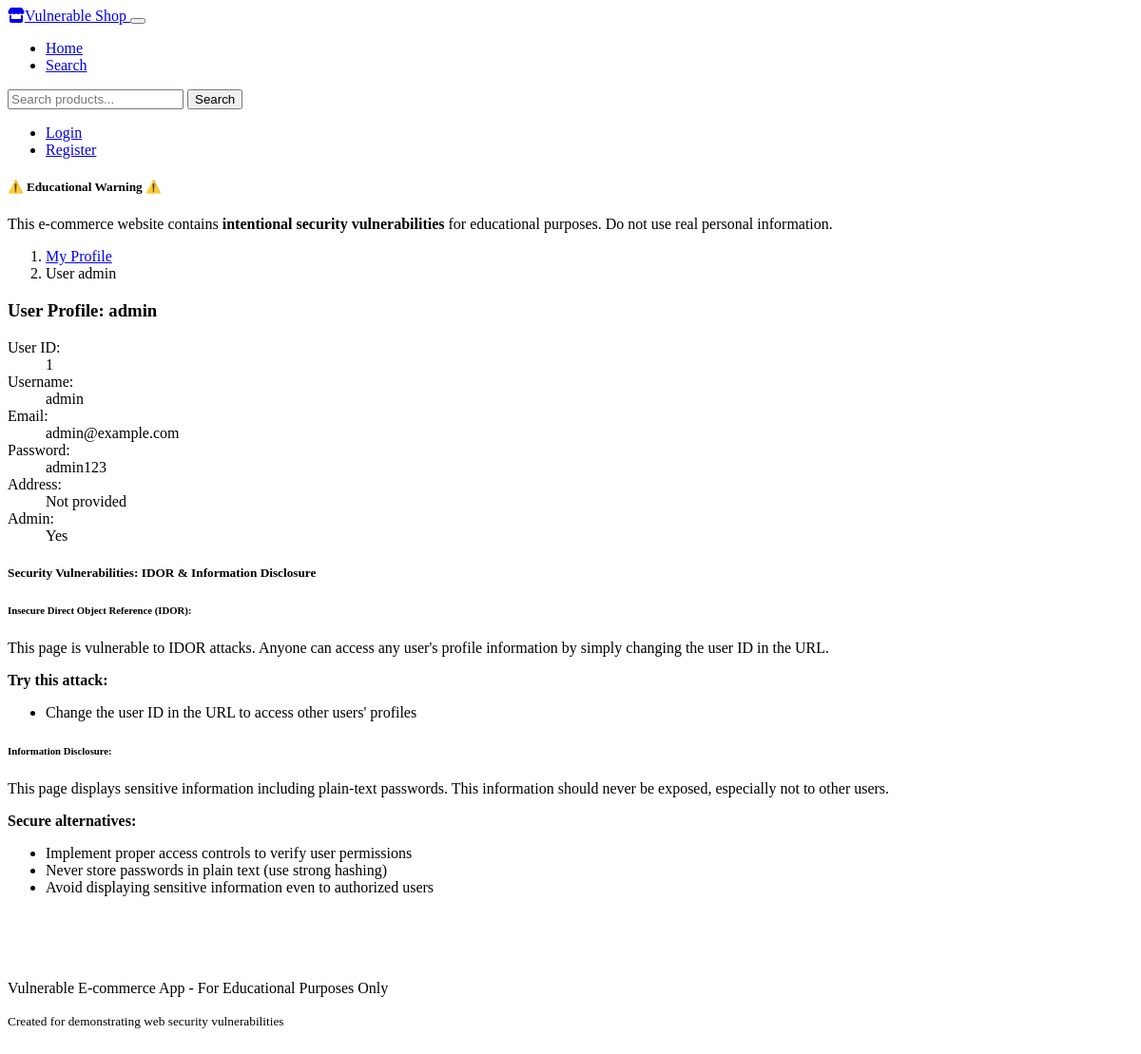
Page /user/1 on the committed database.
### tables this page shows
CREATE TABLE users (
    id INTEGER PRIMARY KEY AUTOINCREMENT,
    username TEXT NOT NULL UNIQUE,
    password TEXT NOT NULL,
    email TEXT NOT NULL,
    address TEXT,
    is_admin INTEGER DEFAULT 0
);

### app.py (the view)
@app.route('/user/<int:user_id>')
def view_user(user_id):
    user = query_db('SELECT * FROM users WHERE id = ?', [user_id], one=True)
    if not user:
        flash('User not found')
        return redirect(url_for('index'))
    return render_template('user.html', user=user)

### app.py (called while the page is built)
def get_db():
    db = getattr(g, '_database', None)
    if db is None:
        db = g._database = sqlite3.connect(DATABASE)
        db.row_factory = sqlite3.Row
    return db

def query_db(query, args=(), one=False):
    cur = get_db().execute(query, args)
    rv = cur.fetchall()
    cur.close()
    return (rv[0] if rv else None) if one else rv

@app.teardown_appcontext
def close_connection(exception):
    db = getattr(g, '_database', None)
    if db is not None:
        db.close()

### templates/user.html (shortened to what this page needs)
{% extends "layout.html" %}
{% block content %}
<div class="row">
    <div class="col-md-12">
        <nav aria-label="breadcrumb">
            <ol class="breadcrumb">
                {% if session.is_admin %}
                <li class="breadcrumb-item"><a href="{{ url_for('admin') }}">Admin Dashboard</a></li>
                <li class="breadcrumb-item"><a href="{{ url_for('admin_users') }}">Users</a></li>
                {% else %}
                <li class="breadcrumb-item"><a href="{{ url_for('profile') }}">My Profile</a></li>
                {% endif %}
                <li class="breadcrumb-item active" aria-current="page">User {{ user.username }}</li>
            </ol>
        </nav>
    </div>
</div>
<div class="row">
    <div class="col-md-6 mx-auto">
        <div class="card">
            <div class="card-header">
                <h3>User Profile: {{ user.username }}</h3>
            </div>
            <div class="card-body">
                <dl class="row">
                    <dt class="col-sm-3">User ID:</dt>
                    <dd class="col-sm-9">{{ user.id }}</dd>
                    <dt class="col-sm-3">Username:</dt>
                    <dd class="col-sm-9">{{ user.username }}</dd>
                    <dt class="col-sm-3">Email:</dt>
                    <dd class="col-sm-9">{{ user.email }}</dd>
                    <dt class="col-sm-3">Password:</dt>
                    <dd class="col-sm-9 text-danger">{{ user.password }}</dd>
                    <dt class="col-sm-3">Address:</dt>
                    <dd class="col-sm-9">{{ user.address or 'Not provided' }}</dd>
                    <dt class="col-sm-3">Admin:</dt>
                    <dd class="col-sm-9">
                        {% if user.is_admin %}
                        <span class="badge bg-primary">Yes</span>
                        {% else %}
                        <span class="badge bg-secondary">No</span>
                        {% endif %}
                    </dd>
                </dl>
            </div>
        </div>
    </div>
</div>
<div class="row mt-4">
    <div class="col-md-12">
        <div class="card">
            <div class="card-header bg-warning text-dark">
                <h5>Security Vulnerabilities: IDOR & Information Disclosure</h5>
            </div>
            <div class="card-body">
                <h6>Insecure Direct Object Reference (IDOR):</h6>
                <p>This page is vulnerable to IDOR attacks. Anyone can access any user's profile information by simply changing the user ID in the URL.</p>
                <p><strong>Try this attack:</strong></p>
                <ul>
                    <li>Change the user ID in the URL to access other users' profiles</li>
                </ul>
                <h6>Information Disclosure:</h6>
                <p>This page displays sensitive information including plain-text passwords. This information should never be exposed, especially not to other users.</p>
                <p><strong>Secure alternatives:</strong></p>
                <ul>
                    <li>Implement proper access controls to verify user permissions</li>
                    <li>Never store passwords in plain text (use strong hashing)</li>
                    <li>Avoid displaying sensitive information even to authorized users</li>
                </ul>
            </div>
        </div>
    </div>
</div>
{% endblock %}

### rows in the picture
users: username "admin", id "1", email "admin@example.com", password "admin123"

### other values in the picture
{{ user.address or 'Not provided' }} "Not provided"
